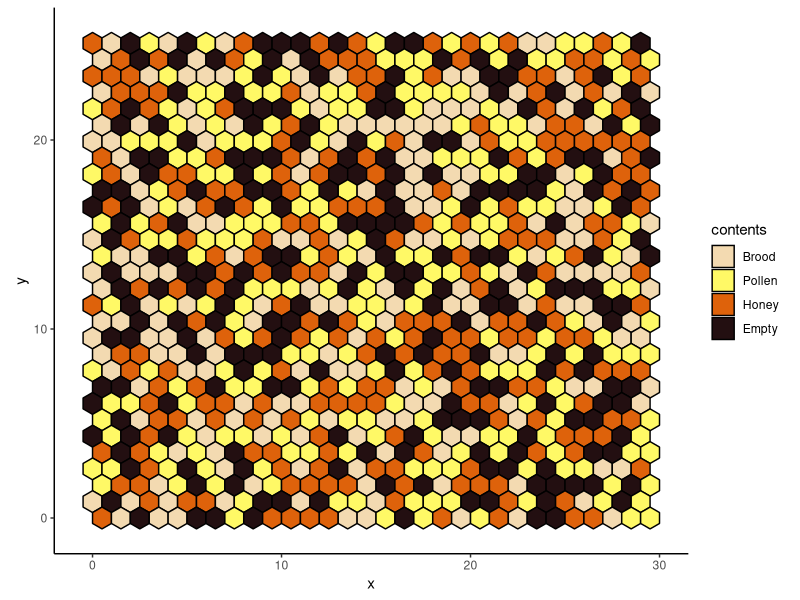

Here is the R script that generated this plot:
## ---- chunk 1
library(tidyverse)
library(forcats)
library(reshape2)
## ---- chunk 2

types <- c("Brood", "Pollen", "Honey", "Empty")
hive_colors <- c("#F3DAB1","#FFF966","#DE620B","#230F11")

hex_size <- 1
num_x <- 30
num_y <- 30

# hex_center_xs <- c(rep(seq(from = 0, by = hex_size, length.out = num_x), each = ceiling(num_y/2)),
#                rep(seq(from = hex_size/2, by = hex_size, length.out = num_x), each = floor(num_y/2)))

hex_center_xs <- rep_len(c(seq(from = 0, by = hex_size, length.out = num_x),
                   seq(from = hex_size/2, by = hex_size, length.out = num_x)), num_x*num_y)

hex_center_ys <- sort(c(rep(seq(from = 0, by = hex_size*sqrt(3), length.out=ceiling(num_y/2)), num_x),
            rep(seq(from = hex_size*sqrt(3)/2, by = hex_size*sqrt(3), length.out=floor(num_y/2)), num_x)),decreasing = TRUE)

hex_x = cbind(hex_center_xs + 0, hex_center_xs + 0.5, hex_center_xs + 0.5,
              hex_center_xs + 0, hex_center_xs - 0.5, hex_center_xs - 0.5) 
hex_y = cbind(hex_center_ys - 1/(sqrt(3)), hex_center_ys - 1/(2*sqrt(3)), hex_center_ys + 1/(2*sqrt(3)),
              hex_center_ys + 1/(sqrt(3)), hex_center_ys + 1/(2*sqrt(3)), hex_center_ys - 1/(2*sqrt(3)))

hexdat_x <- melt(cbind(id = 1:length(hex_center_xs), as.data.frame(hex_x)), id.vars = "id", value.name = "x")
hexdat_y <- melt(cbind(id = 1:length(hex_center_ys), as.data.frame(hex_y)), id.vars = "id", value.name = "y")

hexdat <- full_join(hexdat_y, hexdat_x) %>% group_by(id) %>% mutate(contents = sample(types, 1)) %>% ungroup %>%
                                            mutate(contents = fct_relevel(as.factor(contents),types))

ggplot(hexdat, aes(x, y)) + 
  geom_polygon(aes(group = id, fill = contents), colour = "black") +
  #geom_label(aes(label = id), position=position_jitter(width=0.1,height=0.1)) +
  scale_fill_manual(values=hive_colors) +
  coord_fixed() +
  theme_classic()
